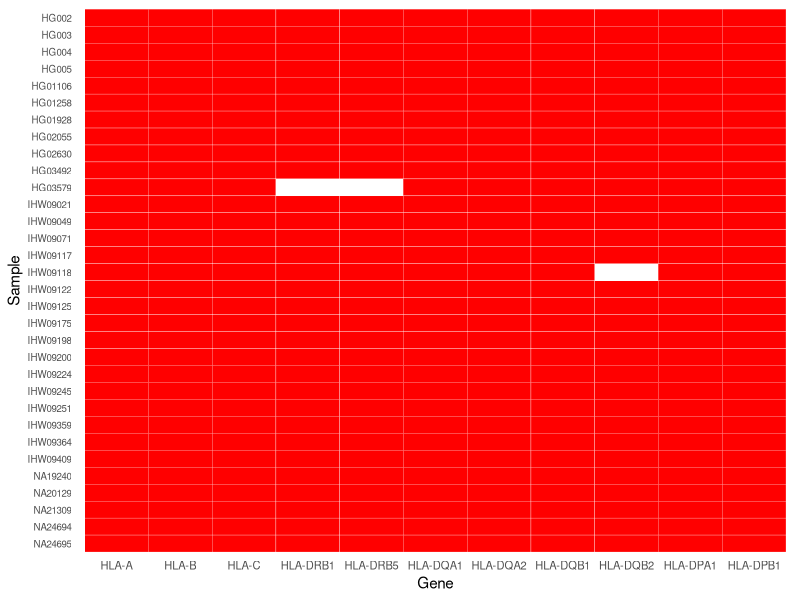
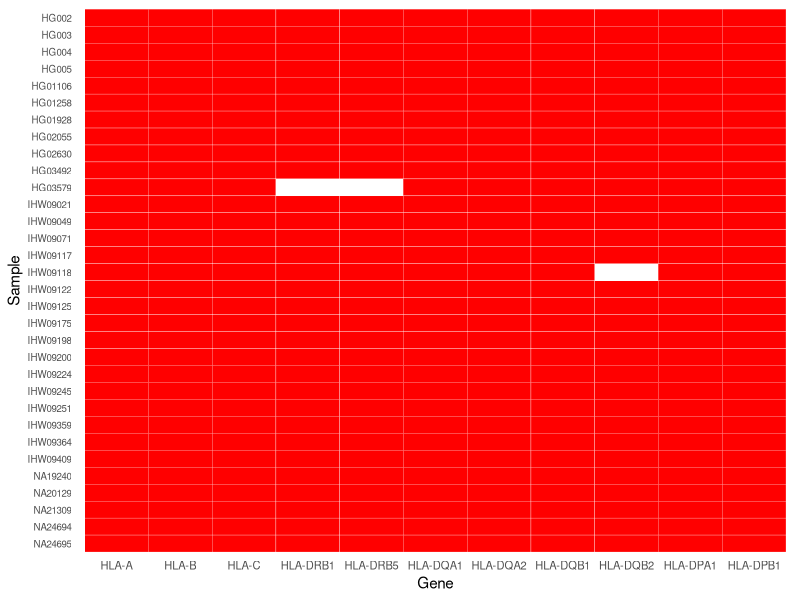
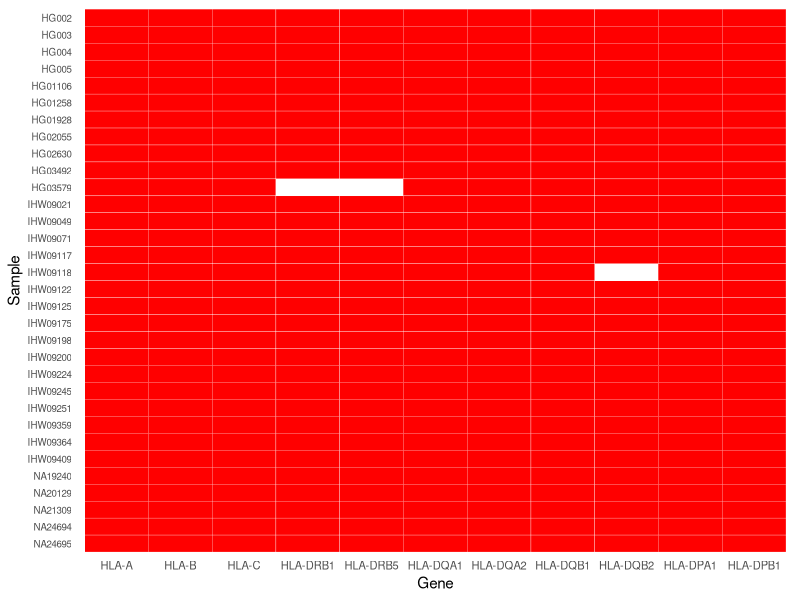

Write R code to recreate these figures, in order.
library(tidyr)
library(ggplot2)
library(dplyr)

setwd("/Users/matt/Documents/GitHub/mhc/scripts/visualizations/phase_heat_map/")

# Load heatmap data
#data <- read.csv("phase_map.hiphase.csv", header = TRUE, stringsAsFactors = FALSE)
#data <- read.csv("phase_map.whatshap.csv", header = TRUE, stringsAsFactors = FALSE)
data <- read.csv("phase_map.promethion.csv", header = TRUE, stringsAsFactors = FALSE)
colnames(data) <- gsub("\\.", "-", colnames(data))  # Replace dots with dashes

# Convert samples and genes into factors to preserve order
sample_order <- rev(data$sample)  # Reverse sample order
gene_order <- colnames(data)[-1]  # Keep gene order

df_long <- pivot_longer(
  data,
  cols = -sample,       
  names_to = "Gene",    
  values_to = "Value"   
)

df_long$sample <- factor(df_long$sample, levels = sample_order)
df_long$Gene <- factor(df_long$Gene, levels = gene_order)

# Load incomplete.csv and format labels
#incomplete <- read.csv("incomplete.csv", header = TRUE, stringsAsFactors = FALSE)
#incomplete$label <- paste0(incomplete$num_haploblocks, " (", incomplete$prop_phased, ")")

# Merge `incomplete.csv` with `df_long` while preserving order
#df_long <- df_long %>%
  #left_join(incomplete, by = c("sample", "Gene" = "gene")) %>%
  #mutate(label = ifelse(Value == 0, label, NA))  # Only label missing/0 tiles

# Ensure factor levels remain correct after merge
df_long$sample <- factor(df_long$sample, levels = sample_order)
df_long$Gene <- factor(df_long$Gene, levels = gene_order)

# Plot heatmap
figure <- ggplot(df_long, aes(x = Gene, y = sample, fill = Value)) +
  geom_tile(color = "white") +
  scale_fill_gradient(low = "white", high = "red", na.value = "white") +
  #geom_text(aes(label = label), size = 3, na.rm = TRUE) +  # Add text only to missing/0 tiles
  theme_minimal() +
  theme(
    axis.text.x = element_text(size = 8),
    axis.text.y = element_text(size = 7),
    axis.ticks = element_blank(),
    panel.grid = element_blank(),
    legend.position = "none"
  ) +
  labs(
    x = "Gene",
    y = "Sample"
  )

print(figure)

# Save the figure
#ggsave(filename = "hiphase_heat_map.pdf", plot = figure)
#ggsave(filename = "hiphase_heat_map.png", plot = figure)
#ggsave(filename = "whatshap_heat_map.pdf", plot = figure)
#ggsave(filename = "whatshap_heat_map.png", plot = figure)
ggsave(filename = "promethion_whatshap_heat_map.pdf", plot = figure)
ggsave(filename = "promethion_whatshap_heat_map.png", plot = figure)

# Load necessary library
library(dplyr)

# Example data (assuming 'data' is already loaded)
# Convert all non-sample columns to numeric if needed
data_numeric <- data %>% select(-sample)

# Count zeros per row
zero_counts <- rowSums(data_numeric == 0)

# Count occurrences
all_ones <- sum(zero_counts == 0)  # Samples with all 1s
one_zero <- sum(zero_counts == 1)  # Samples with exactly one zero
two_zeros <- sum(zero_counts == 2)  # Samples with exactly two zeros

# Print results
cat("Samples with all 1s:", all_ones, "\n")
cat("Samples with exactly one 0:", one_zero, "\n")
cat("Samples with exactly two 0s:", two_zeros, "\n")
